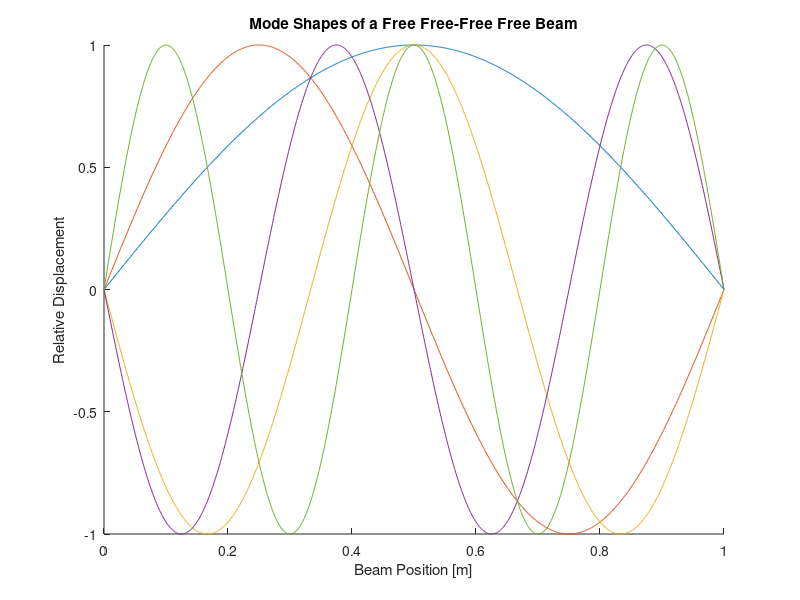
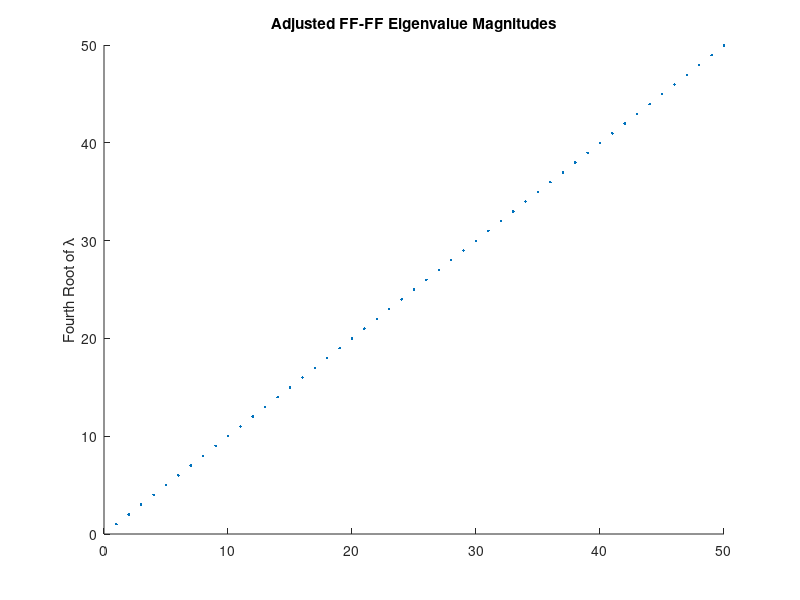

Source code (MATLAB) for these figures, in order:
clc; clear all;
addpath('Functions\');
%% FFFFBeamNumericFEM.m
%  Joseph Anthony
%
% Created:         7/7/25
% Last Modified:   6/12/25
%
% Description: Numerically solves the Euler-Bernoulli beam equation 
%   for a free-free free-free beam using FEM and determines the solution 
%   structure.
%
%% Compute Stiffness Matrix

rho         = 7.85;     % Mass per unit length [kg/m]
gamma       = 5.643;    % Flexural rigidity [N·m²]
L           = 1;        % Beam length [m]
n           = 1000;     % Mesh size, number of interior points
shapes      = 100;      % Number of shape functions
modeCount   = 5;        % Number of displayed modes

xvals = linspace(0,L,n+2);
deltax = mean(diff(xvals));
beambasis = zeros(shapes, n+2);
Dbeambasis = zeros(shapes, n+1);
D2beambasis = zeros(shapes, n);

% Note that both of our boundary conditions are natural boundary
%   conditions, so they affect the "leftover terms" when converting E-B to
%   the weak form.

% Generate shape functions and their respective derivatives 
%   Piecewise parabs (problem: 2nd derivs are nonzero at endpoints)
% for i = 1:shapes
%     beambasis(i,:) = ones(1,n+2) - 100*(xvals - ones(1,n+2)*i*L/(shapes+1)).^2;
% end
% beambasis(beambasis < 0) = 0;

%   Polys * sines (problem: shape functions are flat)
% beambasis = repmat(1/30*xvals.^6-1/10*L*xvals.^5+1/6*L^2*xvals.^4, shapes, 1);
% for i = 1:shapes
%     beambasis(i,:) = beambasis(i,:).*sin(i*(xvals+0.1*ones(1,n+2)));
% end
% 
% beambasis = [flip(beambasis(:,(n/2+2):end),2), beambasis(:,(n/2+2):end)];

for i = 1:shapes
    beambasis(i,:) = sin(i*pi*xvals);
end

% % Display shape functions
% hold on
% for i = 1:shapes
%     plot(beambasis(i,:));
% end
% return

for i = 1:shapes
    Dbeambasis(i,:) = diff(beambasis(i,:))/deltax;
    D2beambasis(i,:) = diff(Dbeambasis(i,:))/deltax;
end

% Generate symmetric stiffness matrices
K = zeros(shapes);

for row = 1:shapes
    for col = 1:row
        K(row,col) = trapz(xvals(2:end-1), D2beambasis(row,:).*D2beambasis(col,:));
    end
end
K = K + K' - diag(diag(K));

[evecs, evals] = eig(K);
[~, index] = sort(diag(abs(evals))); 
evals = evals(index,index);
evecs = evecs(:, index);

% Display mode shapes
modeshapes = beambasis'*evecs;
modeshapes = modeshapes';

figure();
hold on
for i = 1:modeCount
    plot(xvals, modeshapes(i,:));
end
xlabel("Beam Position [m]");
ylabel("Relative Displacement");
title("Mode Shapes of a Free Free-Free Free Beam");


% Plot eigenvalue spectrum
figure();
espectrum = abs(diag(evals))/abs(evals(1,1));

scaled_espectrum = espectrum.^(1/4);

hold on
plot(scaled_espectrum(1:50), "LineStyle", "none", "Marker", ".");
title("Adjusted FF-FF Eigenvalue Magnitudes");
ylabel("Fourth Root of λ");
